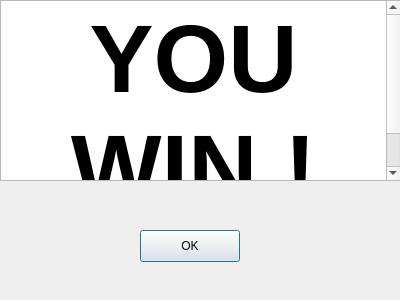
<?xml version="1.0" encoding="UTF-8"?>
<ui version="4.0">
 <class>WinDialog</class>
 <widget class="QDialog" name="WinDialog">
  <property name="geometry">
   <rect>
    <x>0</x>
    <y>0</y>
    <width>400</width>
    <height>300</height>
   </rect>
  </property>
  <property name="windowTitle">
   <string>Dialog</string>
  </property>
  <widget class="QTextBrowser" name="textBrowser">
   <property name="geometry">
    <rect>
     <x>0</x>
     <y>0</y>
     <width>401</width>
     <height>181</height>
    </rect>
   </property>
   <property name="html">
    <string>&lt;!DOCTYPE HTML PUBLIC &quot;-//W3C//DTD HTML 4.0//EN&quot; &quot;http://www.w3.org/TR/REC-html40/strict.dtd&quot;&gt;
&lt;html&gt;&lt;head&gt;&lt;meta name=&quot;qrichtext&quot; content=&quot;1&quot; /&gt;&lt;meta charset=&quot;utf-8&quot; /&gt;&lt;style type=&quot;text/css&quot;&gt;
p, li { white-space: pre-wrap; }
hr { height: 1px; border-width: 0; }
li.unchecked::marker { content: &quot;\2610&quot;; }
li.checked::marker { content: &quot;\2612&quot;; }
&lt;/style&gt;&lt;/head&gt;&lt;body style=&quot; font-family:'.AppleSystemUIFont'; font-size:13pt; font-weight:400; font-style:normal;&quot;&gt;
&lt;p align=&quot;center&quot; style=&quot; margin-top:0px; margin-bottom:0px; margin-left:0px; margin-right:0px; -qt-block-indent:0; text-indent:0px;&quot;&gt;&lt;span style=&quot; font-size:72pt; font-weight:700;&quot;&gt;YOU WIN !&lt;/span&gt;&lt;/p&gt;&lt;/body&gt;&lt;/html&gt;</string>
   </property>
  </widget>
  <widget class="QPushButton" name="okWinButton">
   <property name="geometry">
    <rect>
     <x>140</x>
     <y>230</y>
     <width>100</width>
     <height>32</height>
    </rect>
   </property>
   <property name="text">
    <string>OK</string>
   </property>
  </widget>
 </widget>
 <resources/>
 <connections>
  <connection>
   <sender>okWinButton</sender>
   <signal>clicked()</signal>
   <receiver>WinDialog</receiver>
   <slot>accept()</slot>
   <hints>
    <hint type="sourcelabel">
     <x>188</x>
     <y>251</y>
    </hint>
    <hint type="destinationlabel">
     <x>199</x>
     <y>149</y>
    </hint>
   </hints>
  </connection>
 </connections>
</ui>
